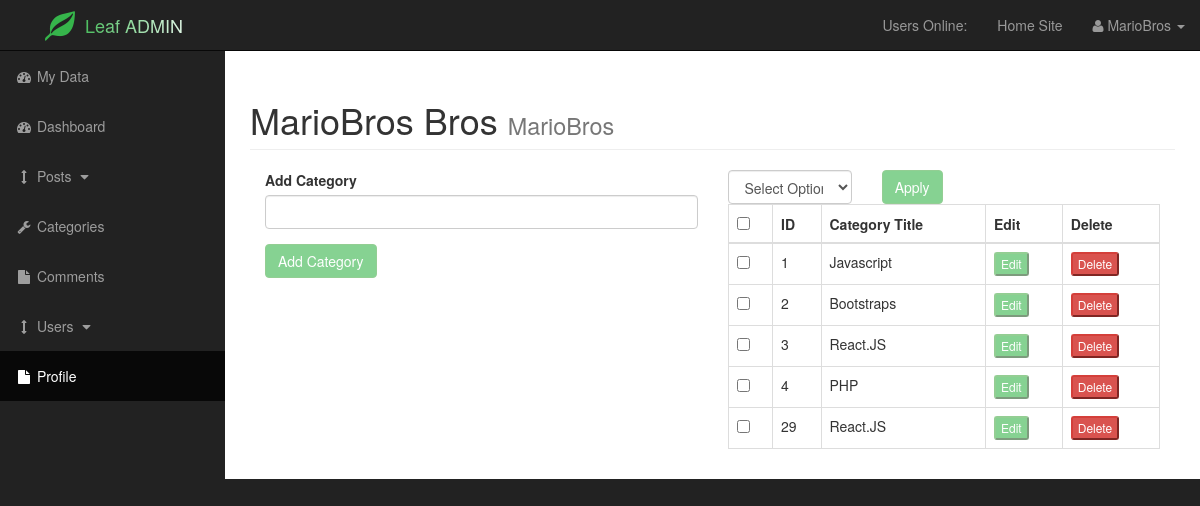
The page /admin/categories.php (signed in) on the database as committed earlier.
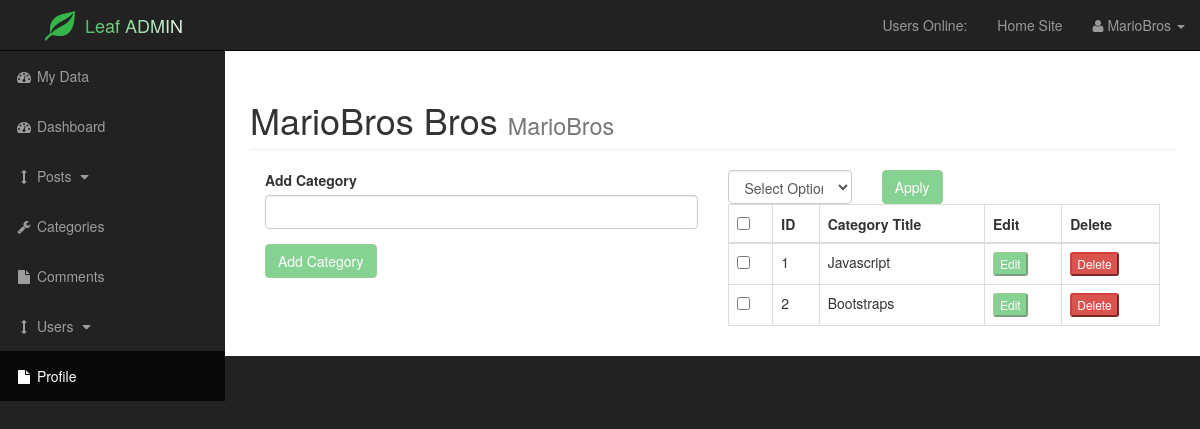
The same page on the database as committed later.
### tables this page shows
CREATE TABLE `categories` (
  `cat_id` int(3) NOT NULL,
  `user_id` int(11) NOT NULL,
  `cat_title` varchar(255) NOT NULL
);

### admin/categories.php (the view, shortened to what this page needs)
<?php
include("includes/admin_header.php");
?>
<div id="wrapper">
    <?php include("includes/admin_navigation.php") ?>
    <div id="page-wrapper">
        <div class="container-fluid">
            <div class="row">
                <div class="col-lg-12">
                    <h1 class="page-header">
                        <?php
                            echo $_SESSION['user_firstname'] . " ";
                            echo $_SESSION['user_lastname'];
                        ?>
                        <small><?php echo $_SESSION['username']; ?></small>
                    </h1>
                    <div class="col-xs-6">
                        <form method="post">
                            <div class="form-group">
                                <label for="cat_title"> Add Category </label>
                                <input class="form-control input-background" type="=text" name="cat_title">
                            </div>
                            <div class="form-group ">
                                <input class="btn btn-success submit-buttons" type="submit" name="submit" value="Add Category">
                            </div>
                        </form>
                    </div>
                    <form method="post">
                    <div class="col-xs-6">
                        <table class="table table-bordered table-hover tr-background">
                            <div class="row">
                                <div id="bulkOptionsContainer" class="col-xs-4">
                                    <select class="form-control input-background" id="" name="bulk_options">
                                        <option value="">Select Options</option>
                                    </select>
                                </div>
                                <div class="col-xs-4">
                                    <input type="submit" class="btn btn-success submit-buttons" value="Apply">
                                </div>
                                <thead>
                                    <th><input id="selectAllBoxes" type="checkbox"></th>
                                    <th>ID</th>
                                    <th>Category Title</th>
                                    <th>Edit</th>
                                    <th>Delete</th>
                                </thead>
                                <tbody>
                                    <?php
                                    $query = 'SELECT * FROM categories';
                                    $select_categories = mysqli_query($connection, $query);
                                    while ($row = mysqli_fetch_assoc($select_categories)) {
                                        $cat_id = $row['cat_id'];
                                        $cat_title = $row['cat_title'];
                                        echo "<tr>";
                                        ?>
                                        <td><input class="checkBoxes" type="checkbox" name='checkBoxArray[]' value='<?php echo $cat_id ?>'></td>
                                        <?php
                                        echo "<td>{$cat_id}</td>";
                                        echo "<td>{$cat_title}</td>";
                                        ?>
                        </form>
                        <form method="post" id="actions">
                                        <?php
                                        echo "<td><input rel='$cat_id' class='btn-xs btn-success submit-buttons edit_link' type='submit' value='Edit'></td>";
                                        echo "<td><input rel='$cat_id' class='btn-xs btn-danger del_link' type='submit' name='delete' value='Delete'></td>";
                                        ?>
                        </form>
                        <?php echo "</tr>";} ?>
                    </div>
                </div>
            </div>
        </div>
    </div>
<?php include("includes/admin_footer.php") ?>

Rows that differ between the two databases and show on the page:
removed categories: cat_id "3", cat_title "React.JS"
removed categories: cat_id "4", cat_title "PHP"
removed categories: cat_id "29", cat_title "React.JS"
